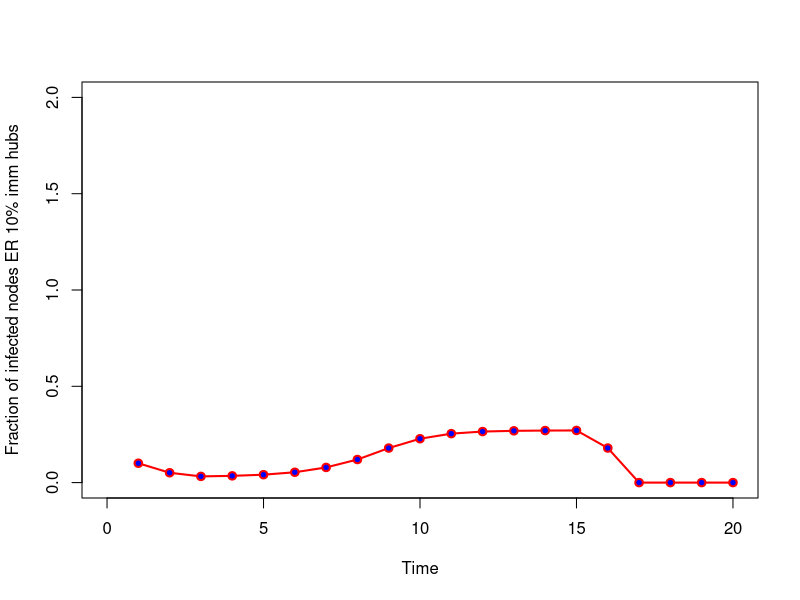

Reproduce this figure in R.
closeAllConnections()
graphics.off()
rm(list=ls()) #clear all variables

library(igraph) # Load the igraph package

#### MODEL PARAMETERS ####
N = 1000; #number of nodes
av.dg = 8; #average degree
m = av.dg/2; # parameter of the BA model
q = 0.1 # rewiring probability in the WS model
p = av.dg/N # probability in the ER model

## MODELS ###
# BA network
#G <- barabasi.game(N, m = av.dg/2, directed = FALSE)
# # ER network
G <- erdos.renyi.game(N,p, type =c("gnp"))


#### SIR MODEL ####
# states: S:0 I:1 R:2

## Parameters of the SIR model
mu = 1 # probability of recovering
beta = 0.4 # probability of transmission

targetnodes = seq(1,10) # node that will be used as the seed nodes
Tmax = 20
Ninf = matrix(0,nrow = length(targetnodes), ncol = Tmax) # matrix that stores the number of infected nodes at each time step
Nvac = matrix(0,nrow = length(targetnodes), ncol = Tmax) # matrix that stores the number of vaccinated nodes at each time step


# Ninf[i,t] yields the number of infected nodes at time t when the infection starts on i
for(i in targetnodes){
  # is the seed node
  vstates = matrix(0, nrow = N, ncol = 1)

  vstates[i] = 1
  vinfected = which(vstates %in% 1)
  t = 1

  #immunize
  #vaccinated random 10%
  #imm = sample(1:N, (0.1)* N)
  #vaccinated hubs 10%
  imm = (sort(degree(G), dec = T, index.return = T)$ix)[1:(0.1*N)]

  vstates[imm] = 2

  while(length(vinfected) > 0){ # while there are infected nodes
    vinfected = which(vstates %in% 1)
    # try to recover all infected nodes at step (t+1)
    for(j in vinfected){
      if(runif(1,0,1) <= mu){
        vstates[j] = 2
      }
    }
    # try to infect all the neighbors of infected nodes at step t
    for(j in vinfected){
      ng = neighbors(G, j)
      for(k in ng){
        if(runif(1,0,1) <= beta){
          if(vstates[k] == 0){# infect only susceptible nodes
            vstates[k] = 1
          }
        }
      }
    }
    Ninf[i, t] = length(which(vstates %in% 1))/N # store the fraction of infected nodes at time t
    Nvac[i, t] = length(which(vstates %in% 2))/N # store the fraction of infected nodes at time t

    #print(paste('t:', t, 'rhoi', length(which(vstates %in% 1))/N))
    t = t + 1
  }
}

rhoi = colMeans(Ninf) # average number if infected nodes from the result of each seed node
vacc = colMeans(Nvac) # average number if vaccinated nodes from the result of each seed node

#tesr = colMeans(vacc)
t = seq(1,length(rhoi)) # time steps
t2 = seq(1,length(vacc)) # time steps
#Fracao de infectados rhoi/ fracao de recuperados



#Plot simple -- fraction infected and immunize
plot(t2, vacc, xlab = "Time", ylab = "Fraction of infected nodes ER 10% imm hubs",
     col = 'red', lwd=2,ylim = c(0,2), xlim = c(0,Tmax), pch = 21,  bg = "blue", type="o")
